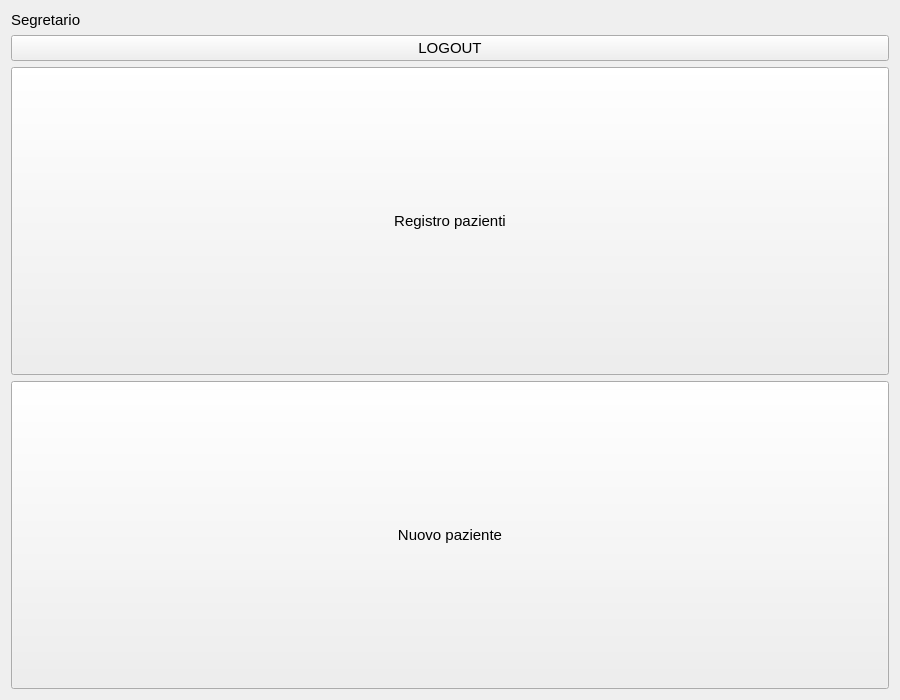
<?xml version="1.0" encoding="UTF-8"?>
<ui version="4.0">
 <class>Gestione_Pazienti</class>
 <widget class="QWidget" name="Gestione_Pazienti">
  <property name="geometry">
   <rect>
    <x>0</x>
    <y>0</y>
    <width>900</width>
    <height>700</height>
   </rect>
  </property>
  <property name="minimumSize">
   <size>
    <width>900</width>
    <height>700</height>
   </size>
  </property>
  <property name="font">
   <font>
    <pointsize>11</pointsize>
   </font>
  </property>
  <property name="windowTitle">
   <string>Gestione pazienti</string>
  </property>
  <layout class="QGridLayout" name="gridLayout">
   <item row="1" column="0" colspan="2">
    <widget class="QPushButton" name="logoutButton">
     <property name="text">
      <string>LOGOUT</string>
     </property>
    </widget>
   </item>
   <item row="2" column="0" colspan="2">
    <widget class="QPushButton" name="registroButton">
     <property name="sizePolicy">
      <sizepolicy hsizetype="Minimum" vsizetype="Minimum">
       <horstretch>0</horstretch>
       <verstretch>0</verstretch>
      </sizepolicy>
     </property>
     <property name="text">
      <string>Registro pazienti</string>
     </property>
    </widget>
   </item>
   <item row="3" column="0" colspan="2">
    <widget class="QPushButton" name="nuovoButton">
     <property name="sizePolicy">
      <sizepolicy hsizetype="Minimum" vsizetype="Minimum">
       <horstretch>0</horstretch>
       <verstretch>0</verstretch>
      </sizepolicy>
     </property>
     <property name="text">
      <string>Nuovo paziente</string>
     </property>
    </widget>
   </item>
   <item row="0" column="0" colspan="2">
    <widget class="QLabel" name="label">
     <property name="sizePolicy">
      <sizepolicy hsizetype="Minimum" vsizetype="Maximum">
       <horstretch>0</horstretch>
       <verstretch>0</verstretch>
      </sizepolicy>
     </property>
     <property name="text">
      <string>Segretario</string>
     </property>
    </widget>
   </item>
  </layout>
 </widget>
 <resources/>
 <connections/>
</ui>
